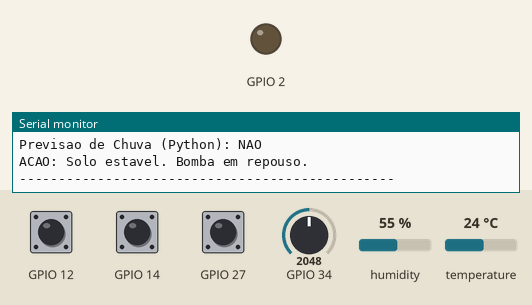
Bench run of a sketch on a simulated ESP32. Parts: output pins drawn as LEDs (lit = HIGH), the last lines printed to the serial monitor. The inputs (shaded band) are chosen by the test bench; at power-on: humidity 55 %, GPIO 12 HIGH, GPIO 14 HIGH, GPIO 27 HIGH, GPIO 34 = 2048, temperature 24 °C.

Above: at 3.2 s.
3.3 s: humidity set to 41 %
7.1 s: humidity set to 38 %
At 8.7 s:
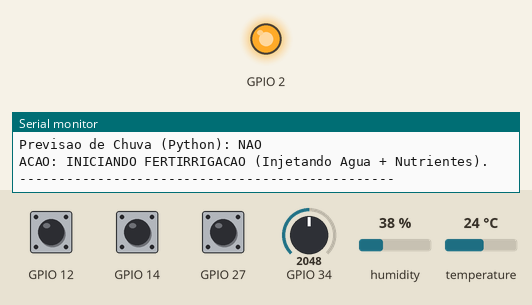
Timing chart, 0 to 10.2 s (numbered marks = the images above; inputs shaded):
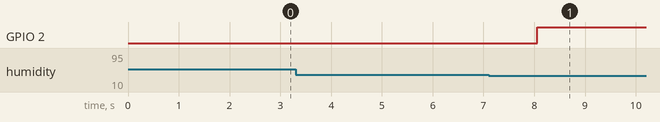

Measured:
- the behaviour switches between 40 and 39 % on humidity (found by bisection; images 0 and 1)
- after the input at 7.1 s, GPIO 2: LOW → HIGH after 0.96 s

The sketch:

sketch_otimizado.ino
```cpp
// ============================================================================
// Projeto: FarmTech Solutions - Sistema de Irrigacao Inteligente (Fase 3)
// Desafio Opcional: IR ALEM 1 - ESP32 Eficiente (Otimizacao de Tipos e Memoria)
// Cultura Agricola: Milho (Zea mays) - Referencia: Embrapa Milho e Sorgo
//
// RESUMO DAS OTIMIZACOES APLICADAS EM RELACAO AO FIRMWARE DA FASE 2:
//
// 1. Pinos e Constantes de Hardware:
//    - Antes : #define sem tipo ou constantes inteiras implicitas (int = 32 bits).
//    - Depois: constexpr uint8_t (1 byte em tempo de compilacao, zero RAM alocada,
//      com verificacao de tipo pelo compilador C++).
//
// 2. Leitura do ADC no pino LDR (0 a 4095 - resolucao de 12 bits do ESP32):
//    - Antes : int valorLDR = analogRead(LDR_PIN);  -> 4 bytes (32 bits com sinal).
//    - Depois: uint16_t valorLDR = analogRead(LDR_PIN); -> 2 bytes sem sinal
//      (intervalo 0..65535 comporta com folga o ADC de 12 bits 0..4095, economizando
//      50% na variavel e evitando sinal desnecessario).
//
// 3. Calculo de Ponto Flutuante na FPU do ESP32 (Xtensa LX6 single-precision):
//    - Antes : float pH = (valorLDR / 4095.0) * 14.0;
//              Literais sem sufixo 'f' sao double (64 bits / 8 bytes). O ESP32 nao
//              possui FPU de 64 bits em hardware; operacoes double invocam rotinas
//              de emulacao em software (__divdf3, __muldf3), consumindo mais Flash
//              e mais stack.
//    - Depois: Uso de decimo de ponto fixo (uint8_t phDecimos = 0..140, representando
//              pH 0.0 a 14.0 com 1 casa decimal, que e exatamente a precisao impressa
//              no Serial.println(pH, 1) da Fase 2) e sufixo 'f' (float 32 bits) apenas
//              na leitura do sensor DHT22. Elimina completamente emulacao double (64-bit).
//
// 4. Empacotamento de Estados Booleanos em Bitmask (uint8_t):
//    - Antes : 7 variaveis bool separadas (previsaoChuva, nivelN_ok, nivelP_ok,
//              nivelK_ok, precisaIrrigar, umidadeSuficiente, precisaNutrientes) = 7 bytes.
//    - Depois: 1 unico registrador de flags uint8_t (1 byte) com mascaras de bits
//              para N, P, K, chuva e bomba, reduzindo 7 bytes para 1 byte (economia de 85,7%).
//
// 5. Strings Constantes em Flash (PROGMEM / F()) e Eliminacao de Duplicacoes:
//    - Antes : Strings repetidas ("[OK]", "[BAIXO]", linhas tracejadas) espalhadas
//              em multiplas chamadas Serial.println().
//    - Depois: Constantes centralizadas em Flash (constexpr const char*) e funcao
//              auxiliar unica para impressao do status de cada nutriente, reduzindo
//              o segmento .rodata e o tamanho do binario na Flash.
// ============================================================================

#include <Arduino.h>
#include <DHT.h>

// --- 1. PINOS E CONSTANTES TIPADAS (constexpr uint8_t: 1 byte, zero RAM) ---
constexpr uint8_t PINO_DHT        = 15U;
constexpr uint8_t TIPO_DHT        = DHT22;
constexpr uint8_t PINO_BOTAO_N    = 12U;
constexpr uint8_t PINO_BOTAO_P    = 14U;
constexpr uint8_t PINO_BOTAO_K    = 27U;
constexpr uint8_t PINO_LDR        = 34U;
constexpr uint8_t PINO_RELE_BOMBA = 2U;

// Limites agronomicos em ponto fixo (decimos: 400 = 40.0%, 600 = 60.0%, 60 = pH 6.0)
constexpr uint16_t UMIDADE_CRITICA_DEC = 400U;  // 40.0%
constexpr uint16_t UMIDADE_IDEAL_DEC   = 600U;  // 60.0%
constexpr uint8_t  PH_MIN_IDEAL_DEC    = 60U;   // pH 6.0
constexpr uint8_t  PH_MAX_IDEAL_DEC    = 70U;   // pH 7.0
constexpr uint16_t TEMPO_CICLO_MS      = 3000U; // 3000 ms cabe em uint16_t (0..65535)

// --- 2. MASCARAS DE BITS PARA EMPACOTAR ESTADOS EM 1 UNICO uint8_t ---
constexpr uint8_t FLAG_N_OK   = (1U << 0); // bit 0: Nitrogenio adequado
constexpr uint8_t FLAG_P_OK   = (1U << 1); // bit 1: Fosforo adequado
constexpr uint8_t FLAG_K_OK   = (1U << 2); // bit 2: Potassio adequado
constexpr uint8_t FLAG_TODOS_NPK = (FLAG_N_OK | FLAG_P_OK | FLAG_K_OK);
constexpr uint8_t FLAG_CHUVA  = (1U << 3); // bit 3: Previsao de chuva ativa

// Strings reutilizadas armazenadas uma unica vez em Flash (.rodata)
static constexpr const char STR_SEPARADOR[] PROGMEM = "------------------------------------------------";
static constexpr const char STR_OK[]        PROGMEM = "[OK]";
static constexpr const char STR_BAIXO[]     PROGMEM = "[BAIXO]";

// Instancia do sensor DHT
DHT dht(PINO_DHT, TIPO_DHT);

// Estado global compactado em 1 byte (substitui bool previsaoChuva global)
static uint8_t estadoGlobal = 0U;

// Imprime um valor em decimos (ex.: 63 -> "6.3") sem usar printf nem float
static void imprimirDecimos(uint16_t valorDecimos) {
  Serial.print(valorDecimos / 10U);
  Serial.write('.');
  Serial.print(valorDecimos % 10U);
}

void setup() {
  Serial.begin(115200UL);
  dht.begin();

  pinMode(PINO_BOTAO_N, INPUT_PULLUP);
  pinMode(PINO_BOTAO_P, INPUT_PULLUP);
  pinMode(PINO_BOTAO_K, INPUT_PULLUP);
  pinMode(PINO_LDR, INPUT);

  pinMode(PINO_RELE_BOMBA, OUTPUT);
  digitalWrite(PINO_RELE_BOMBA, LOW);

  Serial.println(F("Sistema FarmTech Iniciado..."));
  delay(2000U);
}

void loop() {
  // --- INTEGRACAO COM PYTHON VIA SERIAL ---
  if (Serial.available() > 0) {
    const uint8_t comando = static_cast<uint8_t>(Serial.read());
    if (comando == '1') {
      estadoGlobal |= FLAG_CHUVA;
      Serial.println(F("\n*** COMANDO RECEBIDO: Previsao de Chuva! Irrigacao Suspensa. ***\n"));
    } else if (comando == '0') {
      estadoGlobal &= static_cast<uint8_t>(~FLAG_CHUVA);
      Serial.println(F("\n*** COMANDO RECEBIDO: Clima Estavel. Sistema Liberado. ***\n"));
    }
  }

  // 1. Leitura de Umidade (float 32-bit exigido pela biblioteca DHT, convertido para decimos uint16_t)
  const float umidadeFloat = dht.readHumidity();
  if (isnan(umidadeFloat)) {
    Serial.println(F("Falha ao ler o sensor DHT22!"));
    delay(2000U);
    return;
  }
  const uint16_t umidadeDec = static_cast<uint16_t>(umidadeFloat * 10.0f + 0.5f);

  // 2. Leitura do LDR (0..4095 em uint16_t) e conversao inteira para pH em decimos (0..140)
  //    Evita completamente operacoes double de 64 bits: (valorLDR * 140 + 2047) / 4095
  const uint16_t valorLDR = static_cast<uint16_t>(analogRead(PINO_LDR));
  const uint8_t phDec = static_cast<uint8_t>((static_cast<uint32_t>(valorLDR) * 140UL + 2047UL) / 4095UL);

  // 3. Leitura dos botoes NPK empacotada nos bits 0, 1 e 2 de estadoGlobal
  estadoGlobal &= FLAG_CHUVA; // preserva apenas o bit de chuva e atualiza NPK
  if (!digitalRead(PINO_BOTAO_N)) estadoGlobal |= FLAG_N_OK;
  if (!digitalRead(PINO_BOTAO_P)) estadoGlobal |= FLAG_P_OK;
  if (!digitalRead(PINO_BOTAO_K)) estadoGlobal |= FLAG_K_OK;

  const bool precisaNutrientes = ((estadoGlobal & FLAG_TODOS_NPK) != FLAG_TODOS_NPK);

  // --- IMPRESSAO DE STATUS NO MONITOR SERIAL (mesmo layout da Fase 2) ---
  Serial.write('\n');
  Serial.println(STR_SEPARADOR);
  Serial.print(F("Umidade do Solo: "));
  imprimirDecimos(umidadeDec);
  Serial.println('%');

  Serial.print(F("Nivel de pH (LDR): "));
  imprimirDecimos(phDec);
  Serial.write('\n');

  Serial.print(F("Status NPK -> N: "));
  Serial.print((estadoGlobal & FLAG_N_OK) ? STR_OK : STR_BAIXO);
  Serial.print(F(" | P: "));
  Serial.print((estadoGlobal & FLAG_P_OK) ? STR_OK : STR_BAIXO);
  Serial.print(F(" | K: "));
  Serial.println((estadoGlobal & FLAG_K_OK) ? STR_OK : STR_BAIXO);

  Serial.print(F("Previsao de Chuva (Python): "));
  Serial.println((estadoGlobal & FLAG_CHUVA) ? F("SIM") : F("NAO"));

  // --- APLICACAO DAS REGRAS AGRONOMICAS (logica 100% preservada) ---
  if (phDec < PH_MIN_IDEAL_DEC || phDec > PH_MAX_IDEAL_DEC) {
    Serial.println(F("ALERTA: pH desbalanceado. Realize a correcao do solo."));
  }

  if (estadoGlobal & FLAG_CHUVA) {
    digitalWrite(PINO_RELE_BOMBA, LOW);
    Serial.println(F("ACAO: Bomba Bloqueada devido a previsao de chuva na API."));
  }
  else if (umidadeDec < UMIDADE_CRITICA_DEC) {
    digitalWrite(PINO_RELE_BOMBA, HIGH);
    if (precisaNutrientes) {
      Serial.println(F("ACAO: INICIANDO FERTIRRIGACAO (Injetando Agua + Nutrientes)."));
    } else {
      Serial.println(F("ACAO: INICIANDO IRRIGACAO COMUM (Apenas Agua)."));
    }
  }
  else if (umidadeDec >= UMIDADE_IDEAL_DEC) {
    digitalWrite(PINO_RELE_BOMBA, LOW);
    Serial.println(F("ACAO: Bomba Desligada. O solo possui umidade adequada."));
    if (precisaNutrientes) {
      Serial.println(F("AVISO: Nutrientes baixos. Aguarde o solo secar para fertirrigar."));
    }
  }
  else {
    if (digitalRead(PINO_RELE_BOMBA) == HIGH) {
      Serial.println(F("ACAO: Irrigacao em andamento."));
    } else {
      Serial.println(F("ACAO: Solo estavel. Bomba em repouso."));
    }
  }

  Serial.println(STR_SEPARADOR);
  delay(TEMPO_CICLO_MS);
}
```
